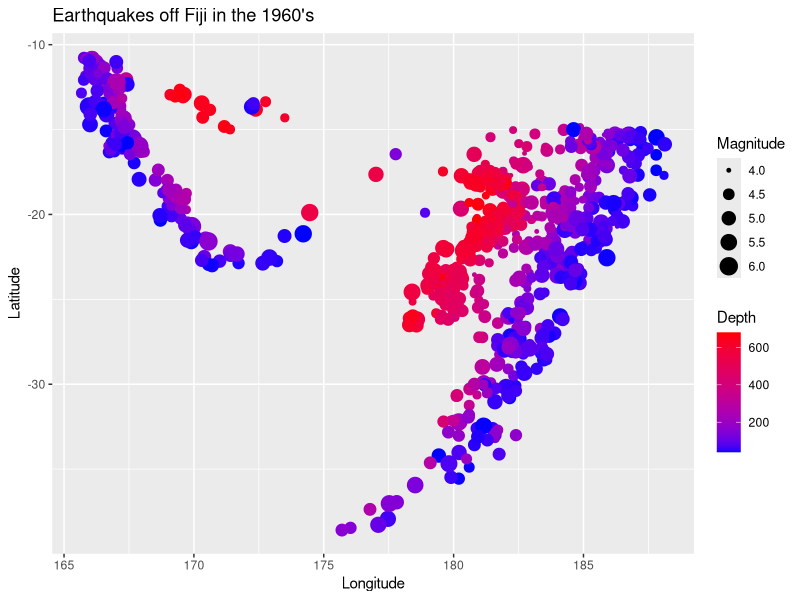

Write R code to recreate this figure.
install.packages("ggplot2")
library(ggplot2)
data(quakes)
ggplot(quakes, aes(x = long, y = lat, color = depth, size = mag)) + 
  geom_point() + 
  scale_color_gradient(low = "blue", high = "red") + 
  labs(title = "Earthquakes off Fiji in the 1960's", 
       x = "Longitude", y = "Latitude", color = "Depth", size = "Magnitude")

